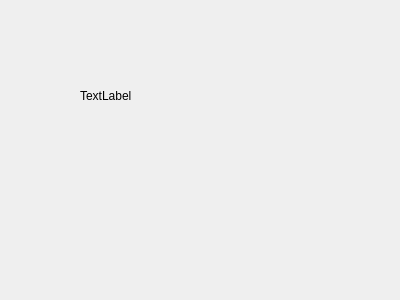
<?xml version="1.0" encoding="UTF-8"?>
<ui version="4.0">
 <class>Form</class>
 <widget class="QWidget" name="Form">
  <property name="geometry">
   <rect>
    <x>0</x>
    <y>0</y>
    <width>400</width>
    <height>300</height>
   </rect>
  </property>
  <property name="windowTitle">
   <string>Form</string>
  </property>
  <widget class="QLabel" name="label">
   <property name="geometry">
    <rect>
     <x>80</x>
     <y>90</y>
     <width>54</width>
     <height>12</height>
    </rect>
   </property>
   <property name="text">
    <string>TextLabel</string>
   </property>
  </widget>
 </widget>
 <resources/>
 <connections/>
</ui>
